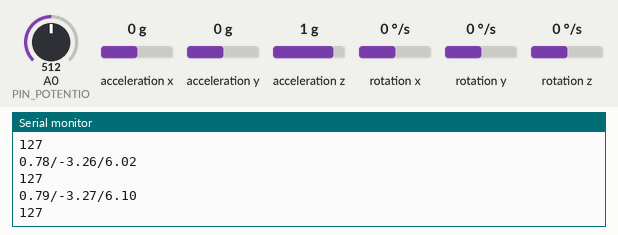
Recording of a program running on a simulated Arduino Mega 2560, built with avr-gcc and run on an emulated ATmega2560. Parts: the last lines printed to the serial monitor. Wiring (inferred from the names in the program): MPU-6050 motion sensor at I2C address 0x68. Inputs (shaded band) come from the test bench; at power-on: A0 (PIN_POTENTIO) = 512, acceleration x 0 g, acceleration y 0 g, acceleration z 1 g, rotation x 0 °/s, rotation y 0 °/s, rotation z 0 °/s.

Above: at 7.8 s.
7.9 s: A0 (PIN_POTENTIO) set to 420
At 7.91 s:
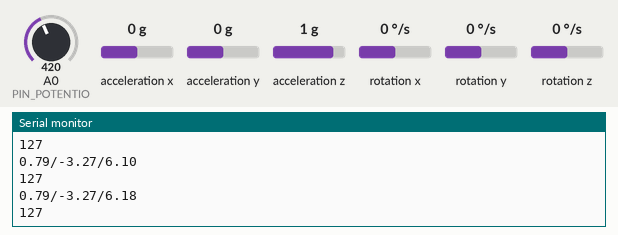
10.9 s: A0 (PIN_POTENTIO) set to 394
At 10.93 s:
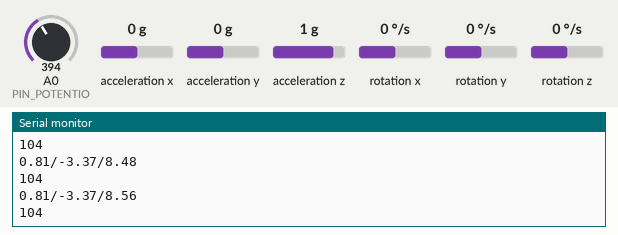
Timing chart, 0 to 13.9 s (numbered marks = the images above; inputs shaded):
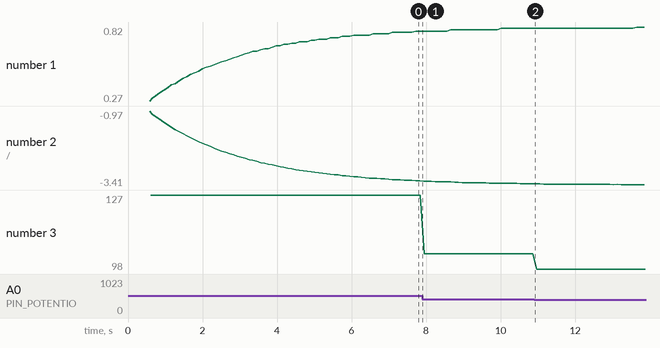

Measured:
- plotted number 3: 127 → 104 after the input at 7.9 s

The program:

main.cpp
```cpp
#include <Arduino.h>
#include <Wire.h>

#define PIN_POTENTIO A0

// Constants and variables
const int MPU = 0x68;  // MPU6050 I2C address
float     AccX, AccY, AccZ;
float     GyroX, GyroY, GyroZ;
float     accAngleX, accAngleY, gyroAngleX, gyroAngleY, gyroAngleZ;
float     roll, pitch, yaw;
float     AccErrorX, AccErrorY, GyroErrorX, GyroErrorY, GyroErrorZ;
float     elapsedTime, currentTime, previousTime;
int       c = 0;

// Function prototypes here
void calculateImuError();
void setupImu();
void readAcc();
void readGyro();
void readBoth();
int  rawValueToDegree();

void setup()
{
    Serial.begin(9600);
    // Setup for IMU
    pinMode(PIN_POTENTIO, INPUT);
    setupImu();
}

void loop()
{
    // === Read acceleromter data === //
    Wire.beginTransmission(MPU);
    Wire.write(0x3B);  // Start with register 0x3B (ACCEL_XOUT_H)
    Wire.endTransmission(false);
    Wire.requestFrom(MPU, 6, true);  // Read 6 registers total, each axis value
                                     // is stored in 2 registers
    // For a range of +-2g, we need to divide the raw values by 16384, according
    // to the datasheet
    AccX = (Wire.read() << 8 | Wire.read()) / 16384.0;  // X-axis value
    AccY = (Wire.read() << 8 | Wire.read()) / 16384.0;  // Y-axis value
    AccZ = (Wire.read() << 8 | Wire.read()) / 16384.0;  // Z-axis value
    // Calculating Roll and Pitch from the accelerometer data
    accAngleX = (atan(AccY / sqrt(pow(AccX, 2) + pow(AccZ, 2))) * 180 / PI) -
                0.58;  // AccErrorX ~(0.58) See the calculate_IMU_error()custom
                       // function for more details
    accAngleY =
        (atan(-1 * AccX / sqrt(pow(AccY, 2) + pow(AccZ, 2))) * 180 / PI) +
        1.58;  // AccErrorY ~(-1.58)
    // === Read gyroscope data === //
    previousTime =
        currentTime;  // Previous time is stored before the actual time read
    currentTime = millis();  // Current time actual time read
    elapsedTime =
        (currentTime - previousTime) / 1000;  // Divide by 1000 to get seconds
    Wire.beginTransmission(MPU);
    Wire.write(0x43);  // Gyro data first register address 0x43
    Wire.endTransmission(false);
    Wire.requestFrom(MPU, 6, true);  // Read 4 registers total, each axis value
                                     // is stored in 2 registers
    GyroX = (Wire.read() << 8 | Wire.read()) /
            131.0;  // For a 250deg/s range we have to divide first the raw
                    // value by 131.0, according to the datasheet
    GyroY = (Wire.read() << 8 | Wire.read()) / 131.0;
    GyroZ = (Wire.read() << 8 | Wire.read()) / 131.0;
    // Correct the outputs with the calculated error values
    GyroX = GyroX + 0.56;  // GyroErrorX ~(-0.56)
    GyroY = GyroY - 2;  // GyroErrorY ~(2)
    GyroZ = GyroZ + 0.79;  // GyroErrorZ ~ (-0.8)
    // Currently the raw values are in degrees per seconds, deg/s, so we need to
    // multiply by sendonds (s) to get the angle in degrees
    gyroAngleX = gyroAngleX + GyroX * elapsedTime;  // deg/s * s = deg
    gyroAngleY = gyroAngleY + GyroY * elapsedTime;
    yaw        = yaw + GyroZ * elapsedTime;
    // Complementary filter - combine acceleromter and gyro angle values
    roll  = 0.96 * gyroAngleX + 0.04 * accAngleX;
    pitch = 0.96 * gyroAngleY + 0.04 * accAngleY;

    gyroAngleX = roll;
    gyroAngleY = pitch;

    // Print the values on the serial monitor
    Serial.print(roll);
    Serial.print("/");
    Serial.print(pitch);
    Serial.print("/");
    Serial.println(yaw);

    Serial.println(rawValueToDegree());

    delay(100);
}

void calculateImuError()
{
    // We can call this funtion in the setup section to calculate the
    // accelerometer and gyro data error. From here we will get the error values
    // used in the above equations printed on the Serial Monitor. Note that we
    // should place the IMU flat in order to get the proper values, so that we
    // then can the correct values Read accelerometer values 200 times
    while (c < 200)
    {
        Wire.beginTransmission(MPU);
        Wire.write(0x3B);
        Wire.endTransmission(false);
        Wire.requestFrom(MPU, 6, true);
        AccX = (Wire.read() << 8 | Wire.read()) / 16384.0;
        AccY = (Wire.read() << 8 | Wire.read()) / 16384.0;
        AccZ = (Wire.read() << 8 | Wire.read()) / 16384.0;
        // Sum all readings
        AccErrorX =
            AccErrorX +
            ((atan((AccY) / sqrt(pow((AccX), 2) + pow((AccZ), 2))) * 180 / PI));
        AccErrorY =
            AccErrorY +
            ((atan(-1 * (AccX) / sqrt(pow((AccY), 2) + pow((AccZ), 2))) * 180 /
              PI));
        c++;
    }
    // Divide the sum by 200 to get the error value
    AccErrorX = AccErrorX / 200;
    AccErrorY = AccErrorY / 200;
    c         = 0;
    // Read gyro values 200 times
    while (c < 200)
    {
        Wire.beginTransmission(MPU);
        Wire.write(0x43);
        Wire.endTransmission(false);
        Wire.requestFrom(MPU, 6, true);
        GyroX = Wire.read() << 8 | Wire.read();
        GyroY = Wire.read() << 8 | Wire.read();
        GyroZ = Wire.read() << 8 | Wire.read();
        // Sum all readings
        GyroErrorX = GyroErrorX + (GyroX / 131.0);
        GyroErrorY = GyroErrorY + (GyroY / 131.0);
        GyroErrorZ = GyroErrorZ + (GyroZ / 131.0);
        c++;
    }
    // Divide the sum by 200 to get the error value
    GyroErrorX = GyroErrorX / 200;
    GyroErrorY = GyroErrorY / 200;
    GyroErrorZ = GyroErrorZ / 200;
    // Print the error values on the Serial Monitor
    Serial.print("AccErrorX: ");
    Serial.println(AccErrorX);
    Serial.print("AccErrorY: ");
    Serial.println(AccErrorY);
    Serial.print("GyroErrorX: ");
    Serial.println(GyroErrorX);
    Serial.print("GyroErrorY: ");
    Serial.println(GyroErrorY);
    Serial.print("GyroErrorZ: ");
    Serial.println(GyroErrorZ);
}

void setupImu()
{
    Wire.begin();  // Initialize comunication
    Wire.beginTransmission(
        MPU);  // Start communication with MPU6050 // MPU=0x68
    Wire.write(0x6B);  // Talk to the register 6B
    Wire.write(0x00);  // Make reset - place a 0 into the 6B register
    Wire.endTransmission(true);  // end the transmission

    calculateImuError();
    delay(20);
}

int rawValueToDegree()
{
    int rawValue = analogRead(PIN_POTENTIO);
    int degree   = map(rawValue, 0, 1023, 0, 255);
    return degree;
}
```
